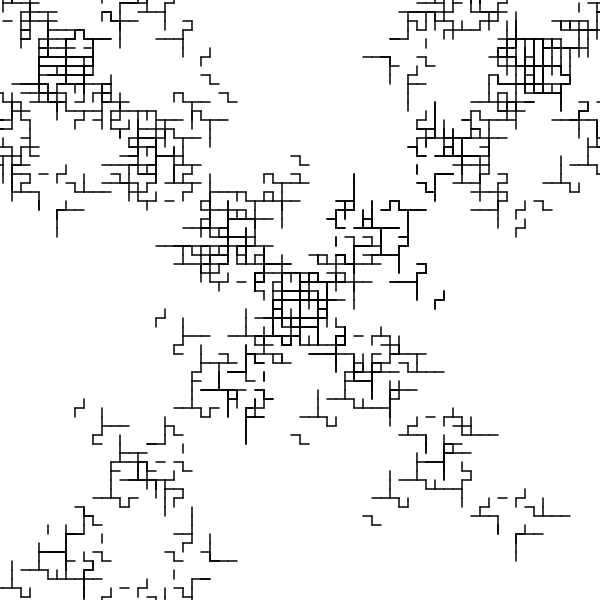
Frame 1 (no input)
Frame 60 (no input): identical to frame 1, image omitted
Frame 120 (the mouse pressed at the canvas centre since frame 60): identical to frame 1, image omitted

The p5.js sketch that drew this single still picture (run headless with seeded random() and noise() and a simulated clock; from frame 60 on, the mouse is pressed at the canvas centre):

// p5.js sketch
// ── sketch.js
//same F as 004 but with a smaller length;

let premise = 'F';
  let rules = {
    F: 'R[+FFDDF][-DffF]FFffF[-DDfF-F]',
  }
let bigRule;


let length = 30;
let angle = 90;

function setup() {
  createCanvas(600, 600);
  angleMode(DEGREES);
  bigRule = resolveRules(premise, rules, 3);
  print(bigRule);
  
}

function draw() {
  background('white');
  stroke('black');
  strokeWeight(5);
  translate(width / 2, height / 2);
  rotate(-90);
  scale(0.3);

  drawShape(bigRule);
   // angle += 1;
  // length += 0.1;
}

function resolveRules(startRule, rules, depth) {
  let endRule = '';
  for (let currentLetter of startRule) {
    if (currentLetter in rules) {
      endRule += rules[currentLetter];
    } else {
      endRule += currentLetter;
    }
  }
  if (depth >= 1) {
    endRule = resolveRules(endRule, rules, depth - 1);
  }
  return endRule;
}


function drawShape(rule)  {
  for (let c of rule) {
    if (c === 'F') {
      line(0, 0, length, 0);
      translate(length, 0);
    } else if (c === 'f') {
      translate(0, -length, 0);
    } else if (c === '+') {
      rotate(angle);
    } else if (c === '-') {
      rotate(-angle);
    } else if (c === '[') {
      push();
    } else if (c === ']') {
      pop();
    } else if (c === '>') {
      scale(1.2);
    } else if (c === '<') {
      scale(0.8);
   
    }
  }
}
